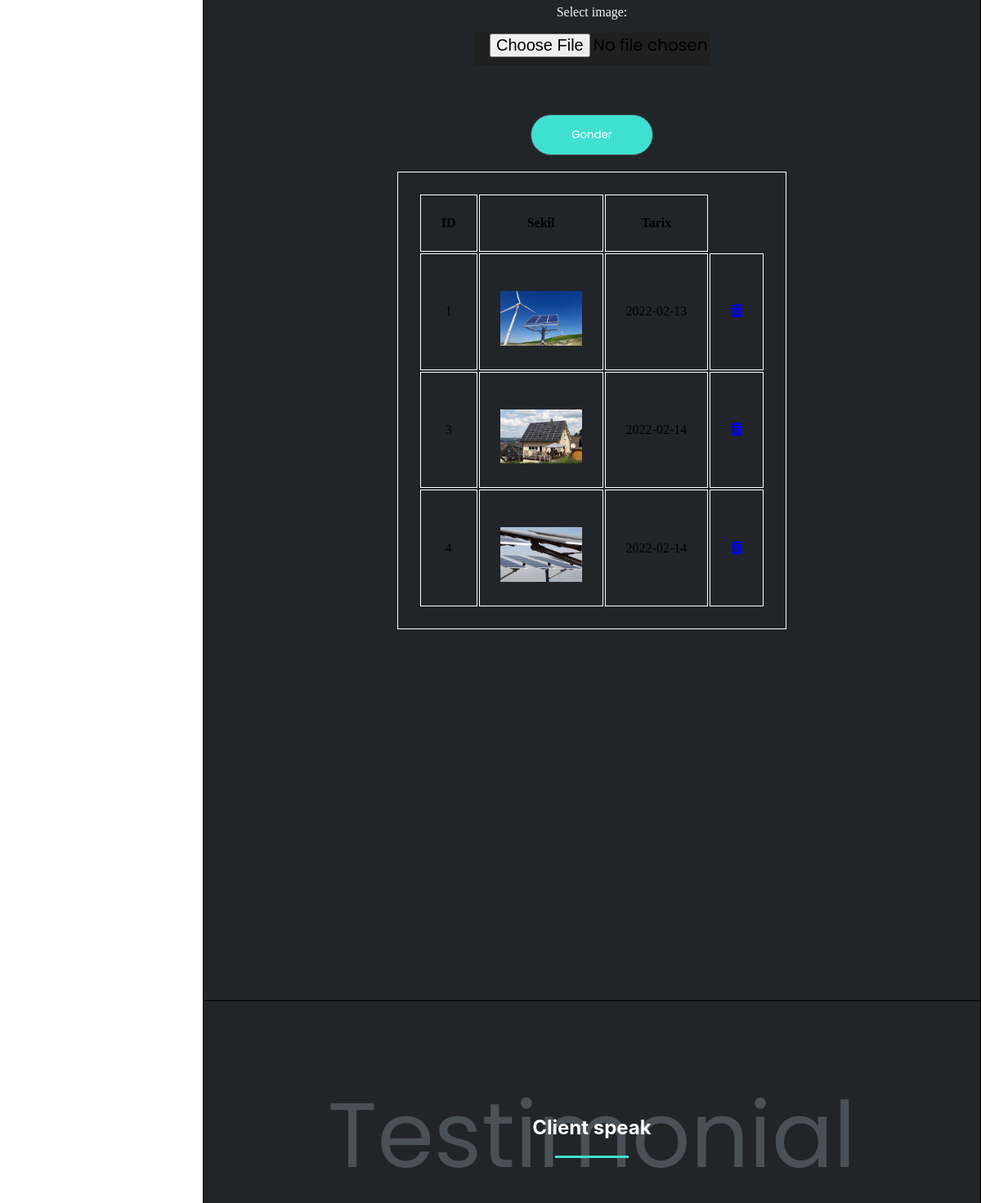
The app's page /cahan (middle part), older data.
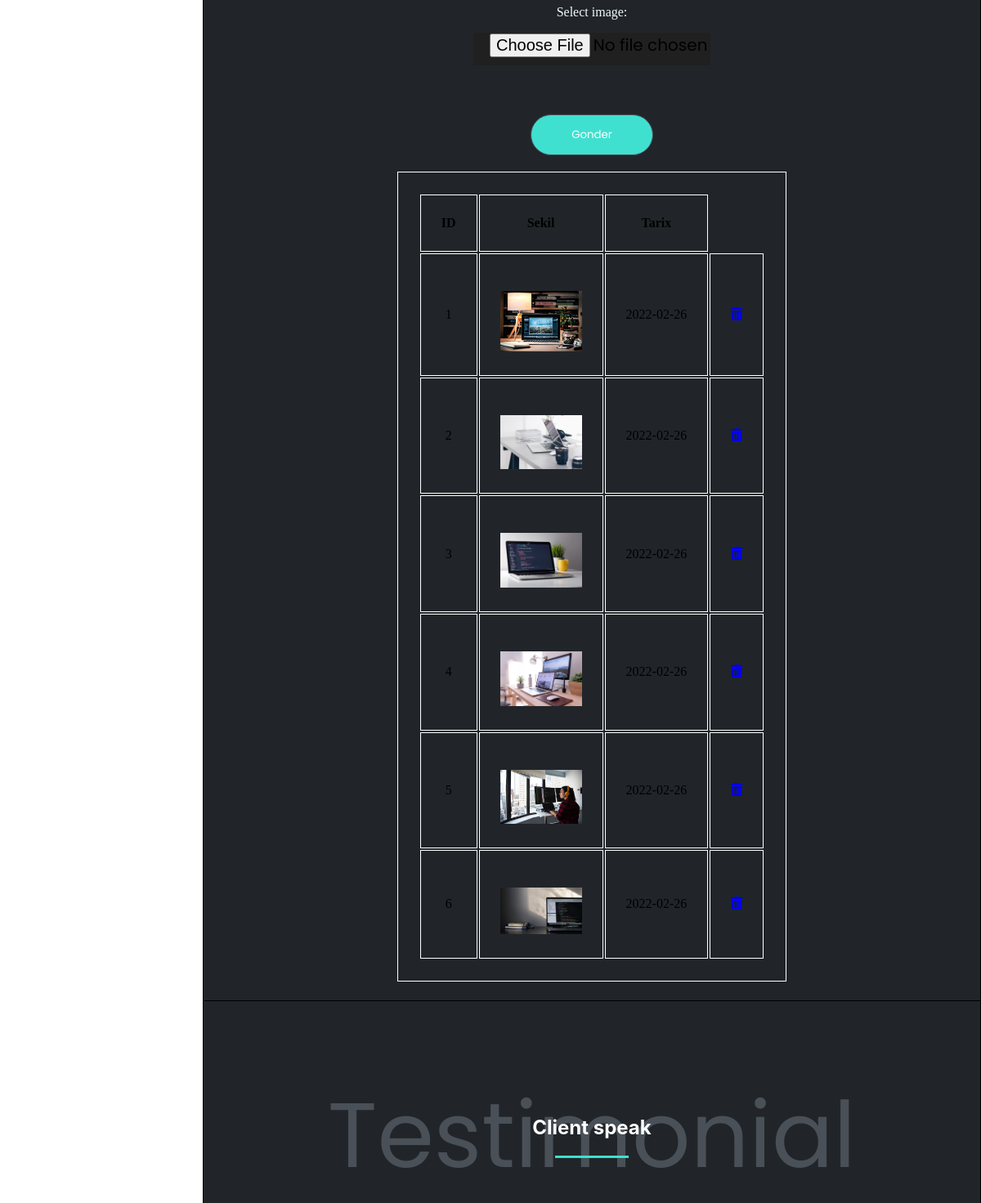
The same page, newer data.
### app.py (models this page shows)
class Emr(db.Model):
    n_id = db.Column(db.Integer, primary_key=True)
    n_img = db.Column(db.String(80))
    n_date = db.Column(db.String(120))

### app.py (the view, shortened to what this page needs)
@app.route('/cahan',methods=['GET','POST'])
def admin_indexxx():
  butunemrler=Emr.query.all()
  return render_template('admin.html',emrler=butunemrler)

### templates/admin.html (shortened to what this page needs)
<!DOCTYPE html>
<html lang="en">
<head>
    <link rel="stylesheet" href="../static/admin.css">
    <link rel="stylesheet" href="https://pro.fontawesome.com/releases/v5.10.0/css/all.css" />
</head>
<body>
    <section id="Portfolio">
        <div class="container1">
            <div class="resim">
                <div class="ikinc ">
                    <div class="soninput ">
                        <form action="/cahan" method="POST" enctype="multipart/form-data">
                            <div class="labelinput ">
                                <label for="img"><p>Select image:</p></label>
                                <input type="file" id="img" name="img" accept="image/*">
                            </div>
                            <div>
                                <div class="button1 "> <button type="submit ">
                                    <p>Gonder</p>
                                </button></div>
                            </div>
                        </form>
                    </div>
                </div>
                <table class="table">
                    <tr>
                        <th scope="col">ID</th>
                        <th scope="col">Sekil</th>
                        <th scope="col">Tarix</th>
                    </tr>
                    {% for emr in emrler %}
                    <tr>
                        <td>{{emr.n_id}}</td>
                        <td>
                            <img src="../static/uploads/{{emr.n_img}}" alt="" class="img-thumbnail" style="width: 100px;">
                        </td>
                        <td>{{emr.n_date}}</td>
                        <td>
                            <a href="/cahan/delete/{{emr.n_id}}"><i class="fas fa-trash-alt"></i></a>
                        </td>
                    </tr>
                    {% endfor %}
                </table>
            </div>
        </div>
    </section>
    <section id="Testimonial">
        <div class="container1">
            <div class="arxa">Testimonial</div>
            <h1>Client speak</h1>
            <div class="span"> </div>
            <div class="clents">
                <div class="ikinc ">
                    <div class="send ">
                    </div>
                </div>
            </div>
        </div>
    </section>
</body>
</html>

Row changes from the older to the newer data that the page shows:
changed Emr id 1: n_img: a different picture; n_date "2022-02-13" → "2022-02-26"
added Emr: n_id "2", n_img (picture), n_date "2022-02-26"
changed Emr id 3: n_img: a different picture; n_date "2022-02-14" → "2022-02-26"
changed Emr id 4: n_img: a different picture; n_date "2022-02-14" → "2022-02-26"
added Emr: n_id "5", n_img (picture), n_date "2022-02-26"
added Emr: n_id "6", n_img (picture), n_date "2022-02-26"
